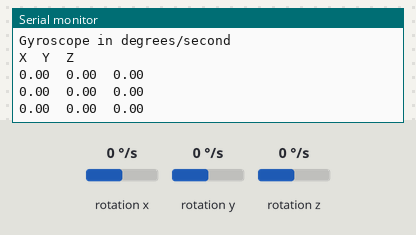
A sketch run on a simulated Arduino Nano 33 BLE. Shown: the last lines printed to the serial monitor. Inputs (shaded band) come from the test bench; at power-on: rotation x 0 °/s, rotation y 0 °/s, rotation z 0 °/s.

Above: at 1.3 s.
1.4 s: rotation x set to -192 °/s
At 1.9 s:
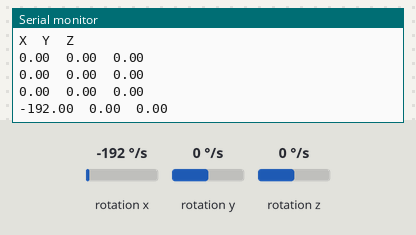
2.9 s: rotation y set to -192 °/s
At 3.4 s:
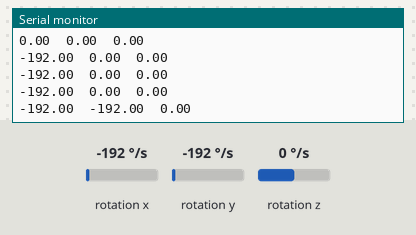
4.4 s: rotation z set to -192 °/s
At 4.9 s:
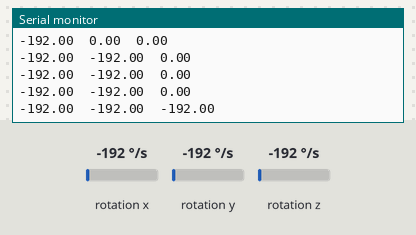

Measured:
- after the input at 1.4 s, the serial monitor: prints a new line after 0.11 s (image 1)
- after the input at 2.9 s, the serial monitor: prints a new line after 0.11 s (image 2)
- after the input at 4.4 s, the serial monitor: prints a new line after 0.11 s (image 3)

The sketch:

2_b_Gyroscope.ino
```cpp
/*
  Arduino LSM9DS1 - Simple Gyroscope

  This example reads the gyroscope values from the LSM9DS1
  sensor and continuously prints them to the Serial Monitor
  or Serial Plotter.
*/

#include <Arduino_LSM9DS1.h>

void setup() {
  Serial.begin(9600);
  while (!Serial);
  Serial.println("Started");

  if (!IMU.begin()) {
    Serial.println("Failed to initialize IMU!");
    while (1);
  }
  Serial.print("Gyroscope sample rate = ");
  Serial.print(IMU.gyroscopeSampleRate());
  Serial.println(" Hz");
  Serial.println();
  Serial.println("Gyroscope in degrees/second");
  Serial.println("X\tY\tZ");
}

void loop() {
  float x, y, z;

  if (IMU.gyroscopeAvailable()) {
    IMU.readGyroscope(x, y, z);

    Serial.print(x);
    Serial.print('\t');
    Serial.print(y);
    Serial.print('\t');
    Serial.println(z);
  }

  delay(500);
}
```
